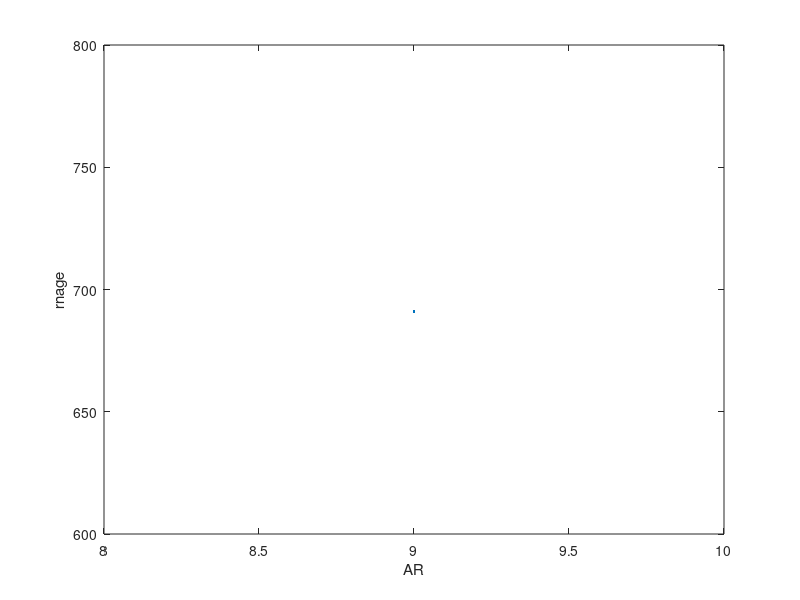

Write the MATLAB code that produced this figure.
%% Following Civil Jet Aircraft Design, L.R.Jenkinson, pg 132 - 144
%  Tom Gilbert
%  All SI units

close all; clear all; clc;

%% Payload Group
pssngr_cpcty = 190;    %number of passengers
unt_pssngr_mss = 105;  %mass per passenger
M_PAY = pssngr_cpcty * unt_pssngr_mss;

%% Wing group - Jenkinson - pg 134
% Wing mass estimate
% Values
MTOM = 61100;
NULT = 3.75; % from pg 134
SREF = 122.6; %http://www.modernairliners.com/airbus-a320-introduction/airbus-a320-specs/
ARW = [9]; %http://www.modernairliners.com/airbus-a320-introduction/airbus-a320-specs/
TRW = 0.24; % https://booksite.elsevier.com/9780340741528/appendices/data-a/table-1/table.htm
TCW = 0.15; % preliminary investigation (Raymer)
WSWEEP = 25; % http://www.modernairliners.com/airbus-a320-introduction/airbus-a320-specs/

M_W = 274.32; % guess
M_F = 12000; %0.19 of inital mass
M_PAY = 190 * 105; % passenger capacity * mass per passenger
M_OE = 29544; % 61103.818616 - 1.1610e+04 - (190*105), initial mass - 0.19 fuel frac - payload
M_eng = 5845/2; % cell F15 on Richard's "Estimated propulsion data"
B_IE = 11.51; %http://www.fly-car.de/local/media/formulare/airbusindustries.pdf pg 3
B_OE = 0;
B = 34.1; %http://www.fly-car.de/local/media/formulare/airbusindustries.pdf pg 3
V_D = 230; % guess - hard to tell what units they want?

% Inertia Relief
R = M_W + M_F + ((2*M_eng*B_IE)/(0.4*B)) + ((2*M_eng*B_OE)/(0.4*B));

% Wing mass calculation
M_W_new = 0.021265 * (MTOM * NULT)^0.4843 * SREF^0.7819 * ARW^0.993 * ...
    (1 + TRW)^0.4 * (((1 - (R/MTOM))^0.4) / (WSWEEP * TCW^0.4));

fprintf("Jenkinson's wing mass is %f kg \n", M_W_new)


%% Wing group -  Howe - Pg 157 to 158
C_1 = 0.009;

M_W_HOWE = C_1 .* (ARW.^0.5 .* SREF .* sec((pi/180).*WSWEEP) .* ((1+2.*TRW)/(3+3.*TRW)) ...
    .* (MTOM/SREF) .* (1.65 .* 3.5).^0.3 .* (V_D/TCW).^0.5).^0.9;

fprintf("Howe's wing mass is %f kg \n", M_W_HOWE)

%% Tail group - Jenkinson - pg 135
% Mass can be reduced by 20% if using composite over aluminium
S_H = 12; % Guess
S_V = 12; % Guess
k_H = 25; % pg 135 Civil Jet Aircraft Design
k_V = 28; % pg 135 Civil Jet Aircraft Design

M_H = S_H * k_H;
M_V = S_V * k_V;

M_T = M_H + M_V;

fprintf("Tail mass is %f kg \n", M_T)

%% Body fuselage mass - Jenkinson - pg 136
L_F = 37.57; % http://www.fly-car.de/local/media/formulare/airbusindustries.pdf
D_F = 4; % http://www.modernairliners.com/airbus-a320-introduction/airbus-a320-specs/

M_B = (0.039 * (L_F * 2 * D_F * V_D^0.5)^1.5) *1.08;

fprintf("Jenkinson's fuselage mass is %f kg \n", M_B)

%% Body fuselage mass - Howe - pg 153
C_2 = 0.83;
p = 0.752 - 0.3;

M_B_HOWE = C_2 * p * (9.75 + (5.84 * B)) * ((2*L_F)/(2 * D_F) - 1.5) * (2 * D_F)^2;
fprintf("Howe's fuselage mass is %f kg \n", M_B_HOWE)

%% Nacelle mass - Jenkinson
T = 115000*2; % http://www.modernairliners.com/airbus-a320-introduction/airbus-a320-specs/
M_N = 6.8*(T/1000);

fprintf("Nacelle mass is %f kg \n", M_N)

%% Landing gear mass - Jenkinson
M_UC = 0.0445 * MTOM;

fprintf("Landing gear mass is %f kg \n", M_UC)

%% Surface controls - Jenkinson
M_SC = 0.4 * MTOM^0.684;

fprintf("Surface controls mass is %f kg \n", M_SC)

%% Total propulsion group mass - Jenkinsons - Pg 139


%% Total mass - Jenkinson
M_TOTAL_JENKS = M_W_HOWE + M_B + M_N + M_UC + M_SC + M_PAY;
fprintf("Total mass for Jenkinson's (adjusted Howe wing) is %f kg \n", M_TOTAL_JENKS)

%% Total mass - Jenkinson
M_TOTAL_HOWE = M_W_HOWE + M_B_HOWE + M_N + M_UC + M_SC; %+ M_PAY;
fprintf("Total mass for Howe's (using remainder Jenkinson's) is %f kg \n", M_TOTAL_HOWE)

%% Plotting
cl = (M_TOTAL_HOWE.*9.81)./((0.5*0.4671*(230^2)*122));
cd = (cl.^2)./(pi*ARW);
SFC = 0.6;

range =  (V_D/9.81) * 1/SFC  * (cl./cd) * log(M_TOTAL_HOWE/(M_TOTAL_HOWE*0.8));

plot(ARW,range)
xlabel('AR')
ylabel('rnage')